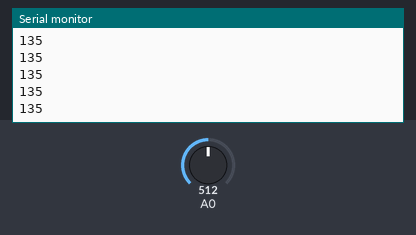
A sketch run on a simulated Arduino Uno, built with avr-gcc and run on an emulated ATmega328P. Shown: the last lines printed to the serial monitor. Inputs (shaded band) come from the test bench; at power-on: A0 = 512.

Above: at 1.2 s.
1.3 s: A0 set to 716
At 1.56 s:
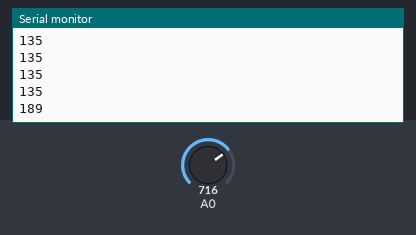
2.8 s: A0 set to 900
At 2.96 s:
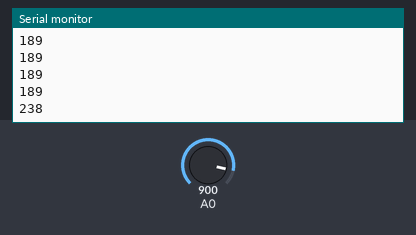
Timing chart, 0 to 5.8 s (numbered marks = the images above; inputs shaded):
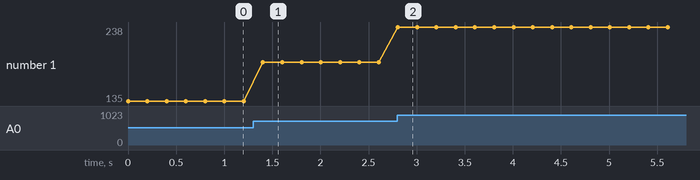

Measured:
- after the input at 1.3 s, the serial monitor: prints a new line after 0.10 s (image 1)
- after the input at 2.8 s, the serial monitor: prints a new line at once (image 2)
- plotted number 1: 135 → 189 after the input at 1.3 s, 189 → 238 after the input at 2.8 s

The sketch:

sketch_kat.ino
```cpp
int Value = 0;

void setup() {
  // put your setup code here, to run once:
  Serial.begin(9600);
}

void loop() {
  // put your main code here, to run repeatedly:
  Value = analogRead(A0);
  Value= Value/3.78;
  Serial.println(Value);
  delay(200);
}
```
